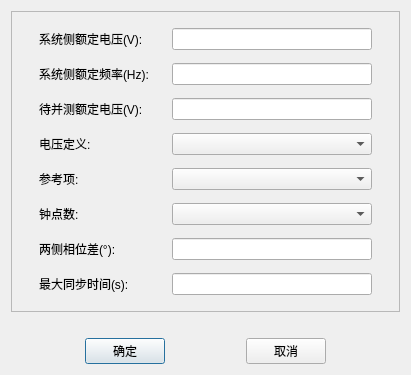
<?xml version="1.0" encoding="UTF-8"?>
<ui version="4.0">
 <class>QSynCommonParasDlg</class>
 <widget class="QDialog" name="QSynCommonParasDlg">
  <property name="geometry">
   <rect>
    <x>0</x>
    <y>0</y>
    <width>411</width>
    <height>375</height>
   </rect>
  </property>
  <property name="windowTitle">
   <string>通用参数</string>
  </property>
  <layout class="QGridLayout" name="gridLayout_3">
   <item row="0" column="0">
    <layout class="QGridLayout" name="gridLayout_2">
     <item row="0" column="0">
      <widget class="QFrame" name="frame">
       <property name="frameShape">
        <enum>QFrame::StyledPanel</enum>
       </property>
       <property name="frameShadow">
        <enum>QFrame::Raised</enum>
       </property>
       <layout class="QGridLayout" name="gridLayout">
        <item row="0" column="3">
         <widget class="QSettingLineEdit" name="m_lineUs">
          <property name="sizePolicy">
           <sizepolicy hsizetype="Fixed" vsizetype="Fixed">
            <horstretch>0</horstretch>
            <verstretch>0</verstretch>
           </sizepolicy>
          </property>
          <property name="minimumSize">
           <size>
            <width>200</width>
            <height>0</height>
           </size>
          </property>
          <property name="maximumSize">
           <size>
            <width>200</width>
            <height>16777215</height>
           </size>
          </property>
         </widget>
        </item>
        <item row="0" column="1">
         <widget class="QLabel" name="m_labUs">
          <property name="text">
           <string>系统侧额定电压(V):</string>
          </property>
         </widget>
        </item>
        <item row="2" column="1">
         <widget class="QLabel" name="m_labUg">
          <property name="text">
           <string>待并测额定电压(V):</string>
          </property>
         </widget>
        </item>
        <item row="2" column="3">
         <widget class="QSettingLineEdit" name="m_lineUg">
          <property name="sizePolicy">
           <sizepolicy hsizetype="Fixed" vsizetype="Fixed">
            <horstretch>0</horstretch>
            <verstretch>0</verstretch>
           </sizepolicy>
          </property>
          <property name="minimumSize">
           <size>
            <width>200</width>
            <height>0</height>
           </size>
          </property>
          <property name="maximumSize">
           <size>
            <width>200</width>
            <height>16777215</height>
           </size>
          </property>
         </widget>
        </item>
        <item row="1" column="1">
         <widget class="QLabel" name="m_labFs">
          <property name="text">
           <string>系统侧额定频率(Hz):</string>
          </property>
         </widget>
        </item>
        <item row="1" column="3">
         <widget class="QSettingLineEdit" name="m_lineFs">
          <property name="sizePolicy">
           <sizepolicy hsizetype="Fixed" vsizetype="Fixed">
            <horstretch>0</horstretch>
            <verstretch>0</verstretch>
           </sizepolicy>
          </property>
          <property name="minimumSize">
           <size>
            <width>200</width>
            <height>0</height>
           </size>
          </property>
          <property name="maximumSize">
           <size>
            <width>200</width>
            <height>16777215</height>
           </size>
          </property>
         </widget>
        </item>
        <item row="5" column="1">
         <widget class="QLabel" name="m_labPointNum">
          <property name="text">
           <string>钟点数:</string>
          </property>
         </widget>
        </item>
        <item row="3" column="1">
         <widget class="QLabel" name="m_labUgConnectDef">
          <property name="text">
           <string>电压定义:</string>
          </property>
         </widget>
        </item>
        <item row="6" column="3">
         <widget class="QLineEdit" name="m_lineAng">
          <property name="sizePolicy">
           <sizepolicy hsizetype="Fixed" vsizetype="Fixed">
            <horstretch>0</horstretch>
            <verstretch>0</verstretch>
           </sizepolicy>
          </property>
          <property name="minimumSize">
           <size>
            <width>200</width>
            <height>0</height>
           </size>
          </property>
          <property name="maximumSize">
           <size>
            <width>200</width>
            <height>16777215</height>
           </size>
          </property>
         </widget>
        </item>
        <item row="6" column="1">
         <widget class="QLabel" name="m_labAng">
          <property name="text">
           <string>两侧相位差(°):</string>
          </property>
         </widget>
        </item>
        <item row="7" column="3">
         <widget class="QLineEdit" name="m_lineTmax">
          <property name="sizePolicy">
           <sizepolicy hsizetype="Fixed" vsizetype="Fixed">
            <horstretch>0</horstretch>
            <verstretch>0</verstretch>
           </sizepolicy>
          </property>
          <property name="minimumSize">
           <size>
            <width>200</width>
            <height>0</height>
           </size>
          </property>
          <property name="maximumSize">
           <size>
            <width>200</width>
            <height>16777215</height>
           </size>
          </property>
         </widget>
        </item>
        <item row="4" column="3">
         <widget class="QComboBox" name="m_cmbVref">
          <property name="sizePolicy">
           <sizepolicy hsizetype="Fixed" vsizetype="Fixed">
            <horstretch>0</horstretch>
            <verstretch>0</verstretch>
           </sizepolicy>
          </property>
          <property name="minimumSize">
           <size>
            <width>200</width>
            <height>0</height>
           </size>
          </property>
          <property name="maximumSize">
           <size>
            <width>200</width>
            <height>16777215</height>
           </size>
          </property>
         </widget>
        </item>
        <item row="5" column="3">
         <widget class="QComboBox" name="m_cmbPointNum">
          <property name="sizePolicy">
           <sizepolicy hsizetype="Fixed" vsizetype="Fixed">
            <horstretch>0</horstretch>
            <verstretch>0</verstretch>
           </sizepolicy>
          </property>
          <property name="minimumSize">
           <size>
            <width>200</width>
            <height>0</height>
           </size>
          </property>
          <property name="maximumSize">
           <size>
            <width>200</width>
            <height>16777215</height>
           </size>
          </property>
         </widget>
        </item>
        <item row="3" column="3">
         <widget class="QComboBox" name="m_cmbUgConnectDef">
          <property name="sizePolicy">
           <sizepolicy hsizetype="Fixed" vsizetype="Fixed">
            <horstretch>0</horstretch>
            <verstretch>0</verstretch>
           </sizepolicy>
          </property>
          <property name="minimumSize">
           <size>
            <width>200</width>
            <height>0</height>
           </size>
          </property>
          <property name="maximumSize">
           <size>
            <width>200</width>
            <height>16777215</height>
           </size>
          </property>
         </widget>
        </item>
        <item row="7" column="1">
         <widget class="QLabel" name="m_labTmax">
          <property name="text">
           <string>最大同步时间(s):</string>
          </property>
         </widget>
        </item>
        <item row="4" column="1">
         <widget class="QLabel" name="m_labVref">
          <property name="text">
           <string>参考项:</string>
          </property>
         </widget>
        </item>
        <item row="0" column="4">
         <spacer name="horizontalSpacer_4">
          <property name="orientation">
           <enum>Qt::Horizontal</enum>
          </property>
          <property name="sizeHint" stdset="0">
           <size>
            <width>40</width>
            <height>20</height>
           </size>
          </property>
         </spacer>
        </item>
        <item row="0" column="0">
         <spacer name="horizontalSpacer_3">
          <property name="orientation">
           <enum>Qt::Horizontal</enum>
          </property>
          <property name="sizeHint" stdset="0">
           <size>
            <width>40</width>
            <height>20</height>
           </size>
          </property>
         </spacer>
        </item>
        <item row="0" column="2">
         <spacer name="horizontalSpacer_5">
          <property name="orientation">
           <enum>Qt::Horizontal</enum>
          </property>
          <property name="sizeHint" stdset="0">
           <size>
            <width>40</width>
            <height>20</height>
           </size>
          </property>
         </spacer>
        </item>
       </layout>
      </widget>
     </item>
     <item row="2" column="0">
      <layout class="QHBoxLayout" name="horizontalLayout">
       <item>
        <spacer name="horizontalSpacer_6">
         <property name="orientation">
          <enum>Qt::Horizontal</enum>
         </property>
         <property name="sizeHint" stdset="0">
          <size>
           <width>40</width>
           <height>20</height>
          </size>
         </property>
        </spacer>
       </item>
       <item>
        <widget class="QPushButton" name="m_btnOK">
         <property name="text">
          <string>确定</string>
         </property>
        </widget>
       </item>
       <item>
        <spacer name="horizontalSpacer">
         <property name="orientation">
          <enum>Qt::Horizontal</enum>
         </property>
         <property name="sizeHint" stdset="0">
          <size>
           <width>40</width>
           <height>20</height>
          </size>
         </property>
        </spacer>
       </item>
       <item>
        <widget class="QPushButton" name="m_btnCancel">
         <property name="text">
          <string>取消</string>
         </property>
        </widget>
       </item>
       <item>
        <spacer name="horizontalSpacer_7">
         <property name="orientation">
          <enum>Qt::Horizontal</enum>
         </property>
         <property name="sizeHint" stdset="0">
          <size>
           <width>40</width>
           <height>20</height>
          </size>
         </property>
        </spacer>
       </item>
      </layout>
     </item>
     <item row="1" column="0">
      <spacer name="horizontalSpacer_2">
       <property name="orientation">
        <enum>Qt::Horizontal</enum>
       </property>
       <property name="sizeHint" stdset="0">
        <size>
         <width>40</width>
         <height>20</height>
        </size>
       </property>
      </spacer>
     </item>
    </layout>
   </item>
  </layout>
 </widget>
 <customwidgets>
  <customwidget>
   <class>QSettingLineEdit</class>
   <extends>QLineEdit</extends>
   <header>../../UI/Controls/SettingCtrls/qsettinglineedit.h</header>
  </customwidget>
 </customwidgets>
 <resources/>
 <connections/>
</ui>
